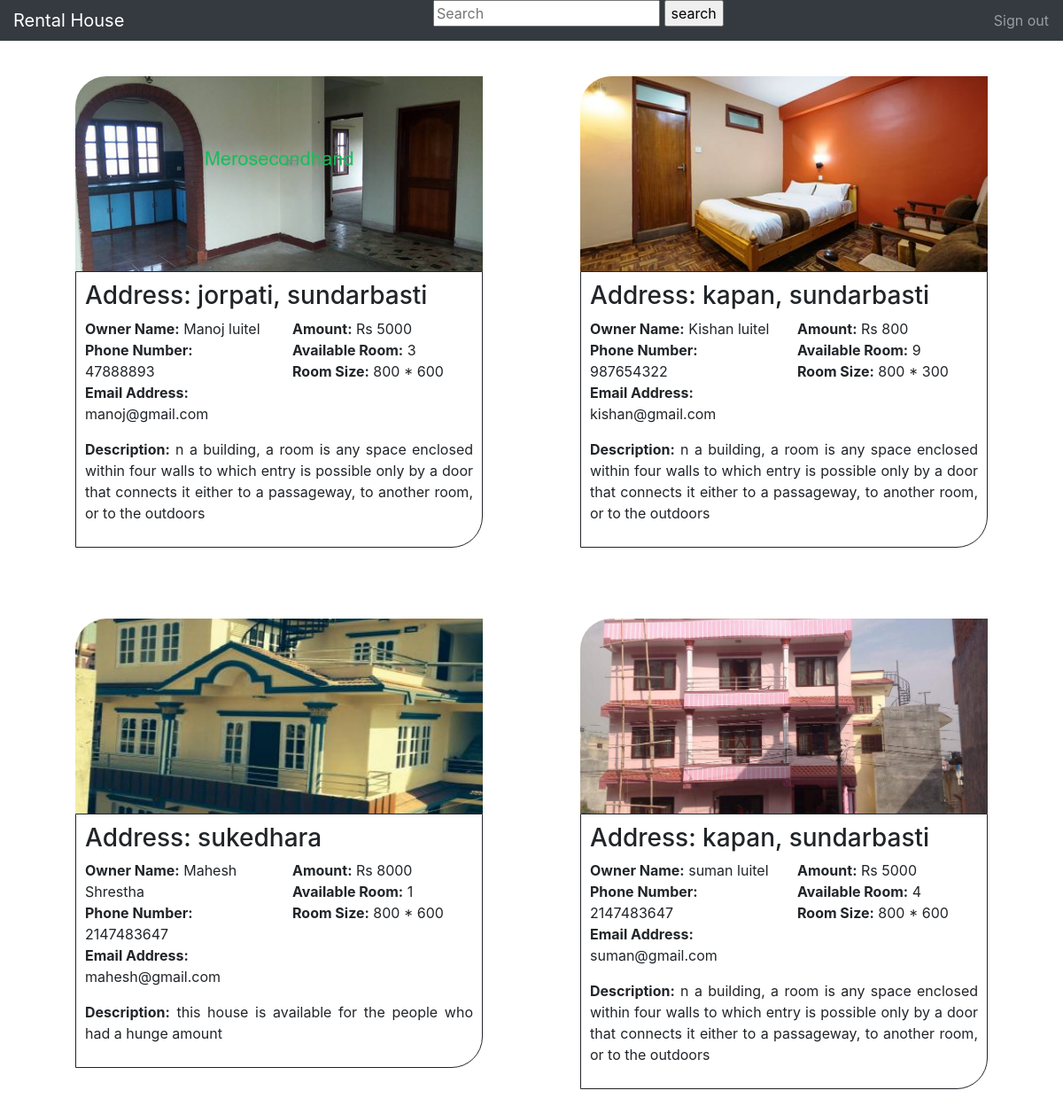
The page /Rental/user/index.php (signed in) on the database its author committed.
### tables this page shows
CREATE TABLE `house` (
  `house_id` int(100) NOT NULL,
  `address` varchar(100) NOT NULL,
  `owner_name` varchar(100) NOT NULL,
  `number` int(50) NOT NULL,
  `email` varchar(50) NOT NULL,
  `amount` varchar(100) NOT NULL,
  `available_room` int(20) NOT NULL,
  `room_size` varchar(20) NOT NULL,
  `description` varchar(200) NOT NULL,
  `image` varchar(100) NOT NULL
);

### Rental/user/index.php (the view, shortened to what this page needs)
<?php require 'header.php'; ?>
<?php require 'navbar.php'; ?>
<div class="container">
	<?php
	if(!session_start())
	{
		session_start()	;
	}
	else
	{
		if($_SESSION['level'] == 1)
		{
			?>
			<div class="row">
				<?php
				require_once('../dbconnection.php');
				$sqlselect = "select * from house";
				$select=mysqli_query($conn, $sqlselect);
				if($select!=""):
					while ($row = mysqli_fetch_assoc($select)):
						?>
						<div class="col-lg-6">
							<div class="drawing-box">
								<img src="<?php echo 'http://localhost/Rental/admin/'."dataimg/".$row['image'] ; ?>" >
								<div class="content">
									<h3>Address: <?php echo $row["address"]; ?></h3>
									<div class="row">
										<div class="col-lg-6">
											<div class="list-items">
												<ul>
													<li>
														<b>Owner Name:</b> <?php echo $row["owner_name"]; ?>
													</li>
													<li>
														<b>Phone Number:</b> <?php echo $row["number"]; ?>
													</li>
													<li>
														<b>Email Address:</b> <?php echo $row["email"]; ?>
													</li>
												</ul>
											</div>
										</div>
										<div class="col-lg-6">
											<div class="list-items">
												<ul>
													<li>
														<b>Amount:</b> <?php echo $row["amount"]; ?>
													</li>
													<li>
														<b>Available Room:</b> <?php echo $row["available_room"]; ?>
													</li>
													<li>
														<b>Room Size:</b> <?php echo $row["room_size"]; ?>
													</li>
												</ul>
											</div>
										</div>
									</div>
									<p><b>Description:</b> <?php echo $row["description"]; ?>
								</p>
							</div>
						</div>
					</div>
					<?php
				endwhile;
			endif;
			?>
		</div>
	</div>
<?php
}
else
{
	header('Location: ../index.php');
}
}
?>

### Rental/user/style.css (style rules this page uses)
.drawing-box { padding: 40px; text-align:justify; }
.drawing-box img { width: 100%; height: 220px; object-fit: cover; border-top-left-radius: 35px; }
.drawing-box ul { list-style-type: none; padding: 0; }
.drawing-box .list-items { text-align: left; }
.content { border: 1px solid; padding: 10px; border-bottom-right-radius: 35px; }

### rows shown on the page
house: image (picture), address "jorpati, sundarbasti", owner_name "Manoj luitel", number "47888893", email "manoj@gmail.com", amount "Rs 5000", available_room "3", room_size "800 * 600", description "n a building, a room is any space enclosed within four walls to which entry is possible only by a door that connects it either to a passageway, to another room, or to the outdoors"
house: image (picture), address "kapan, sundarbasti", owner_name "Kishan luitel", number "987654322", email "kishan@gmail.com", amount "Rs 800", available_room "9", room_size "800 * 300", description "n a building, a room is any space enclosed within four walls to which entry is possible only by a door that connects it either to a passageway, to another room, or to the outdoors"
house: image (picture), address "sukedhara", owner_name "Mahesh Shrestha", number "2147483647", email "mahesh@gmail.com", amount "Rs 8000", available_room "1", room_size "800 * 600", description "this house is available for the people who had a hunge amount"
house: image (picture), address "kapan, sundarbasti", owner_name "suman luitel", number "2147483647", email "suman@gmail.com", amount "Rs 5000", available_room "4", room_size "800 * 600", description "n a building, a room is any space enclosed within four walls to which entry is possible only by a door that connects it either to a passageway, to another room, or to the outdoors"
